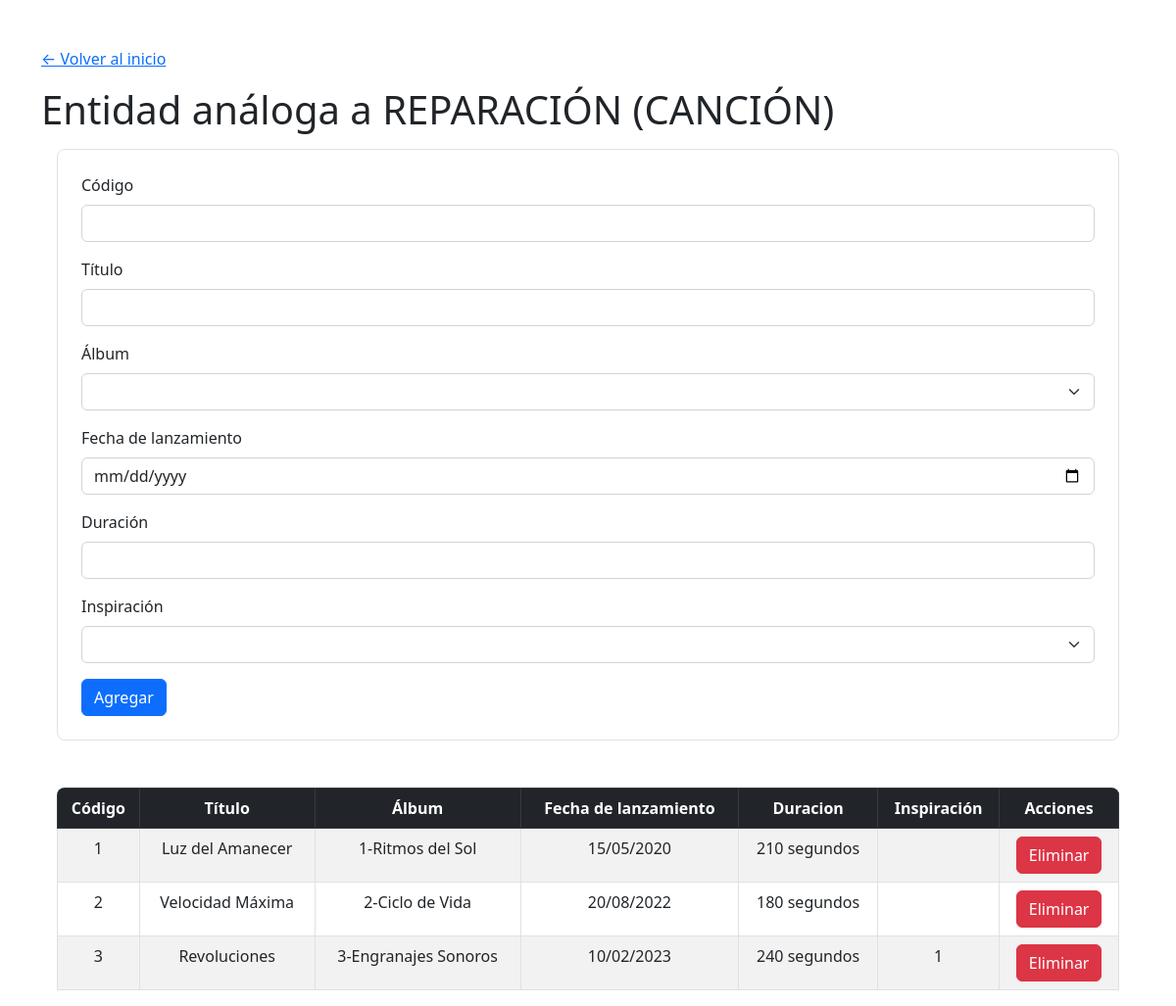
The page /cancion/proyecto.php on the database as committed earlier.
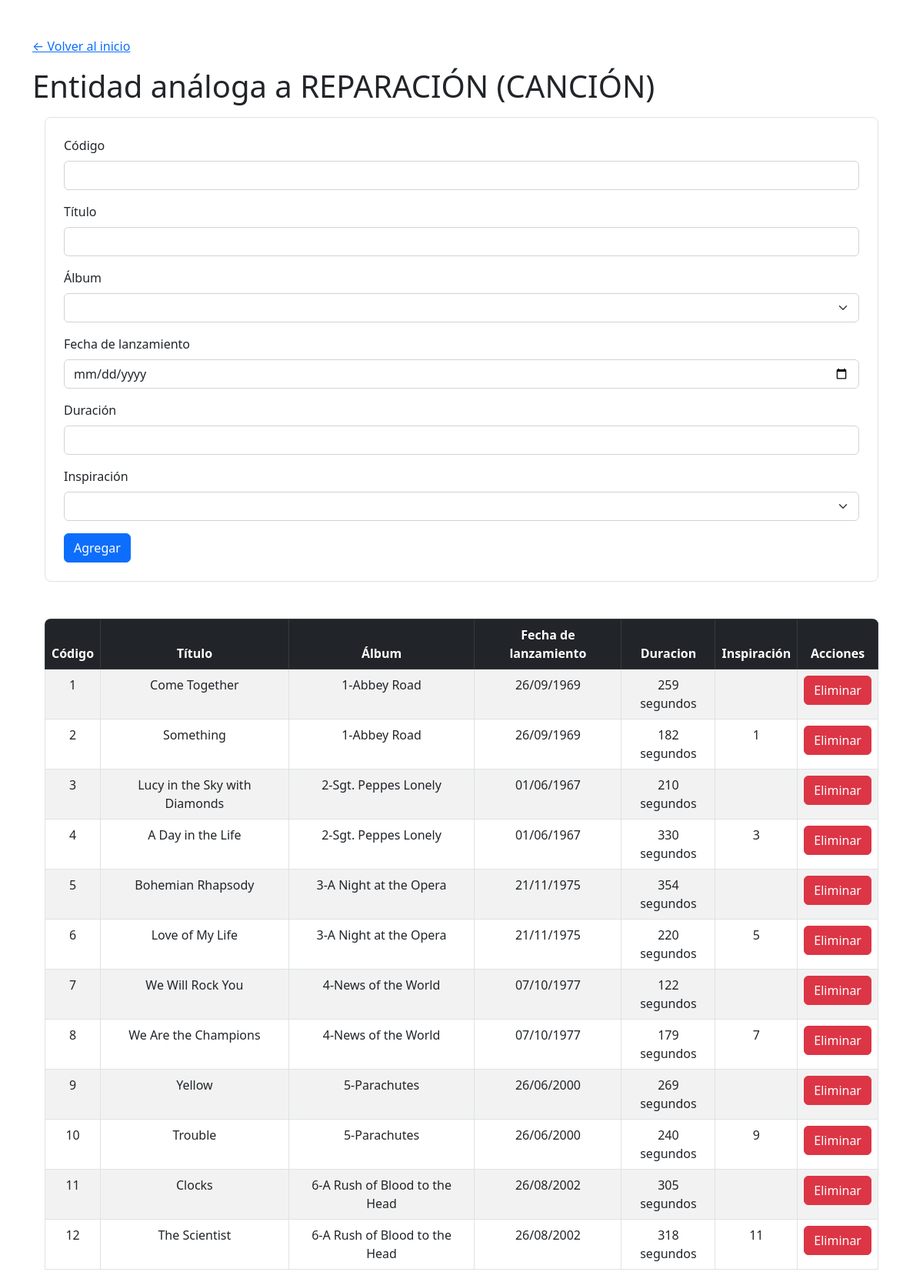
The same page on the database as committed later.
### tables this page shows
CREATE TABLE CANCION(
    CODIGO INT PRIMARY KEY,
    TITULO VARCHAR(30) NOT NULL,
    FECHA_LANZAMIENTO DATE NOT NULL,
    DURACION INT NOT NULL,
    CODIGO_ALBUM INT,
    CODIGO_INSPIRACION INT, 
    FOREIGN KEY(CODIGO_INSPIRACION) REFERENCES CANCION(CODIGO),
    FOREIGN KEY(CODIGO_ALBUM) REFERENCES ALBUM(CODIGO),

    CHECK(CODIGO != CODIGO_INSPIRACION),
    CHECK(CODIGO >= 0),
    CHECK(CODIGO_ALBUM >= 0),
    CHECK(CODIGO_INSPIRACION >= 0),
    CHECK(DURACION >= 0)
);

CREATE TABLE ALBUM(
    CODIGO INT PRIMARY KEY,
    TITULO VARCHAR(30) NOT NULL,
    ANO_LANZAMIENTO INT NOT NULL,
    CREDITOS VARCHAR(255) NOT NULL,
    CODIGO_ARTISTA INT NOT NULL,
    FOREIGN KEY (CODIGO_ARTISTA) REFERENCES ARTISTA(CODIGO),
    CHECK(CODIGO >= 0),
    CHECK(CODIGO_ARTISTA >= 0),
    CHECK(ANO_LANZAMIENTO > 0)
);

### album/empresa_select.php (called while the page is built, shortened)
<?php
require('../config/conexion.php');
$query = "SELECT ALBUM.CODIGO, ALBUM.TITULO, ALBUM.ANO_LANZAMIENTO, ALBUM.CREDITOS, ALBUM.CODIGO_ARTISTA,
                 ARTISTA.NOMBRE_ARTISTICO
          FROM ALBUM
          JOIN ARTISTA ON ALBUM.CODIGO_ARTISTA = ARTISTA.CODIGO";
$resultadoEmpresa = mysqli_query($conn, $query) or die(mysqli_error($conn));

### cancion/proyecto_select.php (called while the page is built, shortened)
<?php
require('../config/conexion.php');
$query = "SELECT
    CANCION.CODIGO,
    CANCION.TITULO,
    CANCION.FECHA_LANZAMIENTO,
    CANCION.DURACION,
    CANCION.CODIGO_ALBUM,
    CANCION.CODIGO_INSPIRACION,
    ALBUM.TITULO AS NOMBRE_ALBUM
        FROM CANCION
        JOIN ALBUM ON CANCION.CODIGO_ALBUM = ALBUM.CODIGO;";
$resultadoProyecto = mysqli_query($conn, $query) or die(mysqli_error($conn));

### cancion/proyecto.php (the view, shortened to what this page needs)
<?php
include "../includes/header.php";
?>
<h1 class="mt-3">Entidad análoga a REPARACIÓN (CANCIÓN)</h1>
<div class="formulario p-4 m-3 border rounded-3">
    <form action="proyecto_insert.php" method="post" class="form-group">
        <div class="mb-3">
            <label for="codigo" class="form-label">Código</label>
            <input type="number" class="form-control" id="codigo" name="codigo" required>
        </div>
        <div class="mb-3">
            <label for="titulo" class="form-label">Título</label>
            <input type="text" class="form-control" id="titulo" name="titulo" required>
        </div>
        <div class="mb-3">
            <label for="album" class="form-label">Álbum</label>
            <select name="album" id="album" class="form-select">
                <option value="" selected disabled hidden></option>
                <?php
                require("../album/empresa_select.php");
                if($resultadoEmpresa):
                    foreach ($resultadoEmpresa as $fila):
                ?>
                <?php
                    endforeach;
                endif;
                ?>
            </select>
        </div>
        <div class="mb-3">
            <label for="fechalanzamiento" class="form-label">Fecha de lanzamiento</label>
            <input type="date" class="form-control" id="fechalanzamiento" name="fechalanzamiento" required>
        </div>
        <div class="mb-3">
            <label for="duracion" class="form-label">Duración</label>
            <input type="number" class="form-control" id="duracion" name="duracion" required>
        </div>
        <div class="mb-3">
            <label for="inspiracion" class="form-label">Inspiración</label>
            <select name="inspiracion" id="inspiracion" class="form-select">
                <option value="NULL" selected disabled hidden></option>
                <?php
                require("../cancion/proyecto_select.php");
                if($resultadoProyecto):
                    foreach ($resultadoProyecto as $fila):
                ?>
                <?php
                    endforeach;
                endif;
                ?>
            </select>
        </div>
        <button type="submit" class="btn btn-primary">Agregar</button>
    </form>
</div>
<?php
require("proyecto_select.php");
if($resultadoProyecto and $resultadoProyecto->num_rows > 0):
?>
<div class="tabla mt-5 mx-3 rounded-3 overflow-hidden">
    <table class="table table-striped table-bordered">
        <thead class="table-dark">
            <tr>
                <th scope="col" class="text-center">Código</th>
                <th scope="col" class="text-center">Título</th>
                <th scope="col" class="text-center">Álbum</th>
                <th scope="col" class="text-center">Fecha de lanzamiento</th>
                <th scope="col" class="text-center">Duracion</th>
                <th scope="col" class="text-center">Inspiración</th>
                <th scope="col" class="text-center">Acciones</th>
            </tr>
        </thead>
        <tbody>
            <?php
            foreach ($resultadoProyecto as $fila):
            ?>
            <tr>
                <td class="text-center"><?= $fila["CODIGO"]; ?></td>
                <td class="text-center"><?= $fila["TITULO"]; ?></td>
                <td class="text-center"><?= $fila["CODIGO_ALBUM"]; ?>-<?= $fila["NOMBRE_ALBUM"]; ?> </td>
                <td class="text-center"><?= date("d/m/Y", strtotime($fila["FECHA_LANZAMIENTO"])); ?></td>
                <td class="text-center"><?= $fila["DURACION"]; ?> segundos</td>
                <td class="text-center"><?= $fila["CODIGO_INSPIRACION"]; ?></td>
                <td class="text-center">
                    <form action="proyecto_delete.php" method="post">
                        <button type="submit" class="btn btn-danger">Eliminar</button>
                    </form>
                </td>
            </tr>
            <?php
            endforeach;
            ?>
        </tbody>
    </table>
</div>
<?php
endif;
include "../includes/footer.php";
?>

Rows that differ between the two databases and show on the page:
changed cancion id 1: TITULO "Luz del Amanecer" → "Come Together"; CODIGO_ALBUM.TITULO "Ritmos del Sol" → "Abbey Road"; FECHA_LANZAMIENTO "15/05/2020" → "26/09/1969"; DURACION "210" → "259"
changed cancion id 2: TITULO "Velocidad Máxima" → "Something"; CODIGO_ALBUM "2" → "1"; CODIGO_ALBUM.TITULO "Ciclo de Vida" → "Abbey Road"; FECHA_LANZAMIENTO "20/08/2022" → "26/09/1969"; DURACION "180" → "182"; CODIGO_INSPIRACION (not shown) → "1"
changed cancion id 3: TITULO "Revoluciones" → "Lucy in the Sky with Diamonds"; CODIGO_ALBUM "3" → "2"; CODIGO_ALBUM.TITULO "Engranajes Sonoros" → "Sgt. Peppes Lonely"; FECHA_LANZAMIENTO "10/02/2023" → "01/06/1967"; DURACION "240" → "210"; CODIGO_INSPIRACION "1" → (not shown)
added cancion: CODIGO "4", TITULO "A Day in the Life", CODIGO_ALBUM "2", CODIGO_ALBUM.TITULO "Sgt. Peppes Lonely", FECHA_LANZAMIENTO "01/06/1967", DURACION "330", CODIGO_INSPIRACION "3"
added cancion: CODIGO "5", TITULO "Bohemian Rhapsody", CODIGO_ALBUM "3", CODIGO_ALBUM.TITULO "A Night at the Opera", FECHA_LANZAMIENTO "21/11/1975", DURACION "354"
added cancion: CODIGO "6", TITULO "Love of My Life", CODIGO_ALBUM "3", CODIGO_ALBUM.TITULO "A Night at the Opera", FECHA_LANZAMIENTO "21/11/1975", DURACION "220", CODIGO_INSPIRACION "5"
added cancion: CODIGO "7", TITULO "We Will Rock You", CODIGO_ALBUM "4", CODIGO_ALBUM.TITULO "News of the World", FECHA_LANZAMIENTO "07/10/1977", DURACION "122"
added cancion: CODIGO "8", TITULO "We Are the Champions", CODIGO_ALBUM "4", CODIGO_ALBUM.TITULO "News of the World", FECHA_LANZAMIENTO "07/10/1977", DURACION "179", CODIGO_INSPIRACION "7"
added cancion: CODIGO "9", TITULO "Yellow", CODIGO_ALBUM "5", CODIGO_ALBUM.TITULO "Parachutes", FECHA_LANZAMIENTO "26/06/2000", DURACION "269"
added cancion: CODIGO "10", TITULO "Trouble", CODIGO_ALBUM "5", CODIGO_ALBUM.TITULO "Parachutes", FECHA_LANZAMIENTO "26/06/2000", DURACION "240", CODIGO_INSPIRACION "9"
added cancion: CODIGO "11", TITULO "Clocks", CODIGO_ALBUM "6", CODIGO_ALBUM.TITULO "A Rush of Blood to the Head", FECHA_LANZAMIENTO "26/08/2002", DURACION "305"
added cancion: CODIGO "12", TITULO "The Scientist", CODIGO_ALBUM "6", CODIGO_ALBUM.TITULO "A Rush of Blood to the Head", FECHA_LANZAMIENTO "26/08/2002", DURACION "318", CODIGO_INSPIRACION "11"
